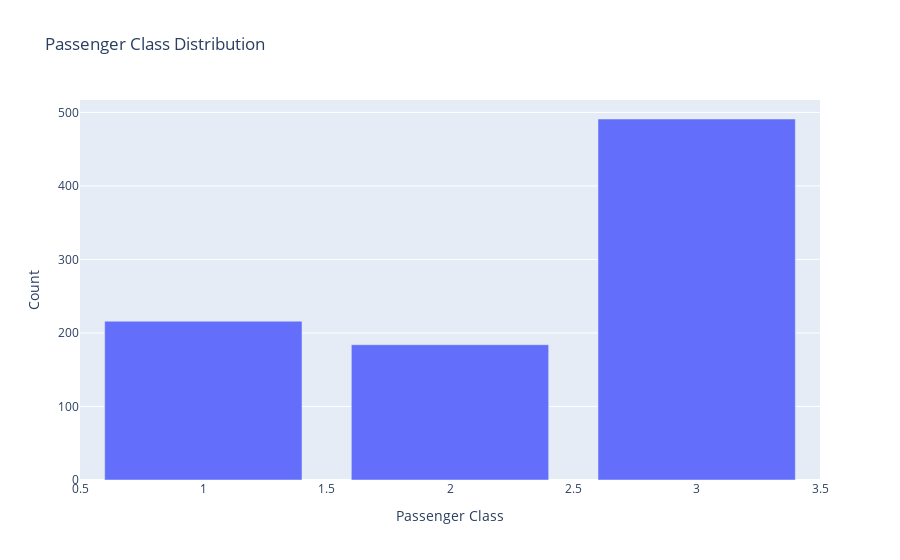
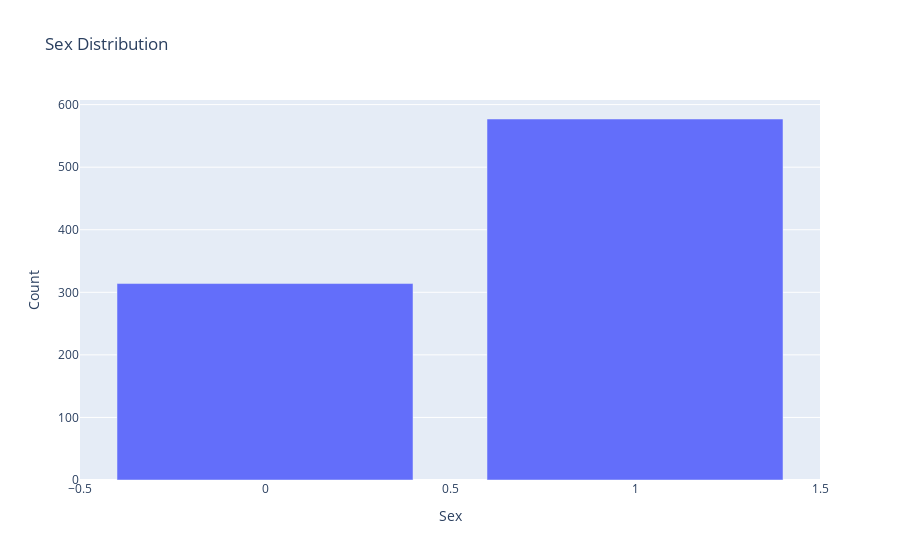
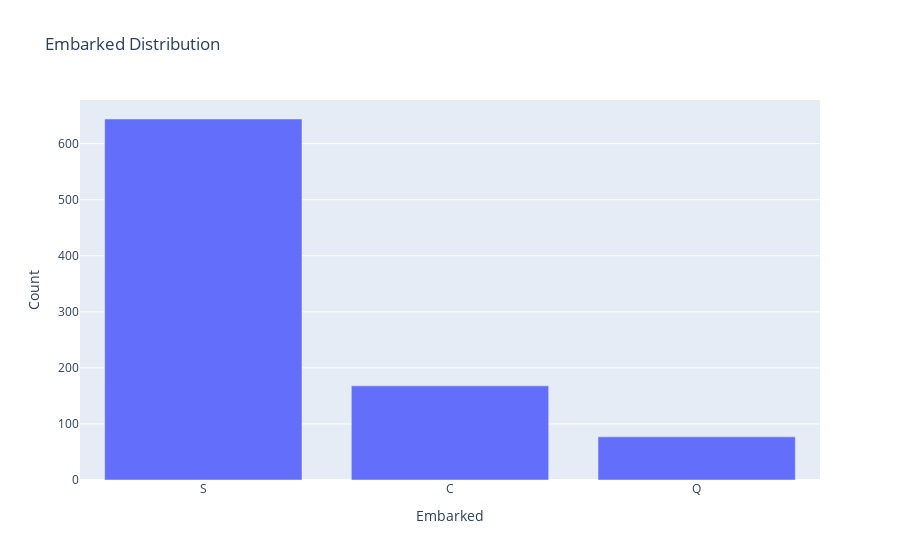

The cell these charts' notebook holds for them, in order:
### Code cell
pclass_counts = titanic['Pclass'].value_counts().reset_index()
pclass_counts.columns = ['Pclass', 'Count']  # Rename columns for clarity

sex_counts = titanic['Sex'].value_counts().reset_index()
sex_counts.columns = ['Sex', 'Count']  # Rename columns for clarity

embarked_counts = titanic['Embarked'].value_counts().reset_index()
embarked_counts.columns = ['Embarked', 'Count']  # Rename columns for clarity

# Bar chart for Pclass
fig_pclass = px.bar(pclass_counts, x='Pclass', y='Count',
                    title='Passenger Class Distribution',
                    labels={'Pclass': 'Passenger Class', 'Count': 'Count'})

# Bar chart for Sex
fig_sex = px.bar(sex_counts, x='Sex', y='Count',
                 title='Sex Distribution',
                 labels={'Sex': 'Sex', 'Count': 'Count'})

# Bar chart for Embarked
fig_embarked = px.bar(embarked_counts, x='Embarked', y='Count',
                      title='Embarked Distribution',
                      labels={'Embarked': 'Embarked', 'Count': 'Count'})

# Show the plots
fig_pclass.show()
fig_sex.show()
fig_embarked.show()

### Figure 1 — Plotly figure (JSON) as saved in the notebook; plotly's stock layout.template omitted (floating-point values rounded to 4 significant figures)
{"data": [{"alignmentgroup": "True", "hovertemplate": "Passenger Class=%{x}<br>Count=%{y}<extra></extra>", "legendgroup": "", "marker": {"color": "#636efa", "pattern": {"shape": ""}}, "name": "", "offsetgroup": "", "orientation": "v", "showlegend": false, "textposition": "auto", "type": "bar", "x": [3, 1, 2], "xaxis": "x", "y": [491, 216, 184], "yaxis": "y"}], "layout": {"autosize": true, "barmode": "relative", "legend": {"tracegroupgap": 0}, "title": {"text": "Passenger Class Distribution"}, "xaxis": {"anchor": "y", "autorange": true, "domain": [0, 1], "range": [0.5, 3.5], "title": {"text": "Passenger Class"}, "type": "linear"}, "yaxis": {"anchor": "x", "autorange": true, "domain": [0, 1], "range": [0, 516.8], "title": {"text": "Count"}, "type": "linear"}}}

### Figure 2 — Plotly figure (JSON) as saved in the notebook; plotly's stock layout.template omitted (floating-point values rounded to 4 significant figures)
{"data": [{"alignmentgroup": "True", "hovertemplate": "Sex=%{x}<br>Count=%{y}<extra></extra>", "legendgroup": "", "marker": {"color": "#636efa", "pattern": {"shape": ""}}, "name": "", "offsetgroup": "", "orientation": "v", "showlegend": false, "textposition": "auto", "type": "bar", "x": [1, 0], "xaxis": "x", "y": [577, 314], "yaxis": "y"}], "layout": {"autosize": true, "barmode": "relative", "legend": {"tracegroupgap": 0}, "title": {"text": "Sex Distribution"}, "xaxis": {"anchor": "y", "autorange": true, "domain": [0, 1], "range": [-0.5, 1.5], "title": {"text": "Sex"}, "type": "linear"}, "yaxis": {"anchor": "x", "autorange": true, "domain": [0, 1], "range": [0, 607.4], "title": {"text": "Count"}, "type": "linear"}}}

### Figure 3 — Plotly figure (JSON) as saved in the notebook; plotly's stock layout.template omitted (floating-point values rounded to 4 significant figures)
{"data": [{"alignmentgroup": "True", "hovertemplate": "Embarked=%{x}<br>Count=%{y}<extra></extra>", "legendgroup": "", "marker": {"color": "#636efa", "pattern": {"shape": ""}}, "name": "", "offsetgroup": "", "orientation": "v", "showlegend": false, "textposition": "auto", "type": "bar", "x": ["S", "C", "Q"], "xaxis": "x", "y": [644, 168, 77], "yaxis": "y"}], "layout": {"autosize": true, "barmode": "relative", "legend": {"tracegroupgap": 0}, "title": {"text": "Embarked Distribution"}, "xaxis": {"anchor": "y", "autorange": true, "domain": [0, 1], "range": [-0.5, 2.5], "title": {"text": "Embarked"}, "type": "category"}, "yaxis": {"anchor": "x", "autorange": true, "domain": [0, 1], "range": [0, 677.9], "title": {"text": "Count"}, "type": "linear"}}}
